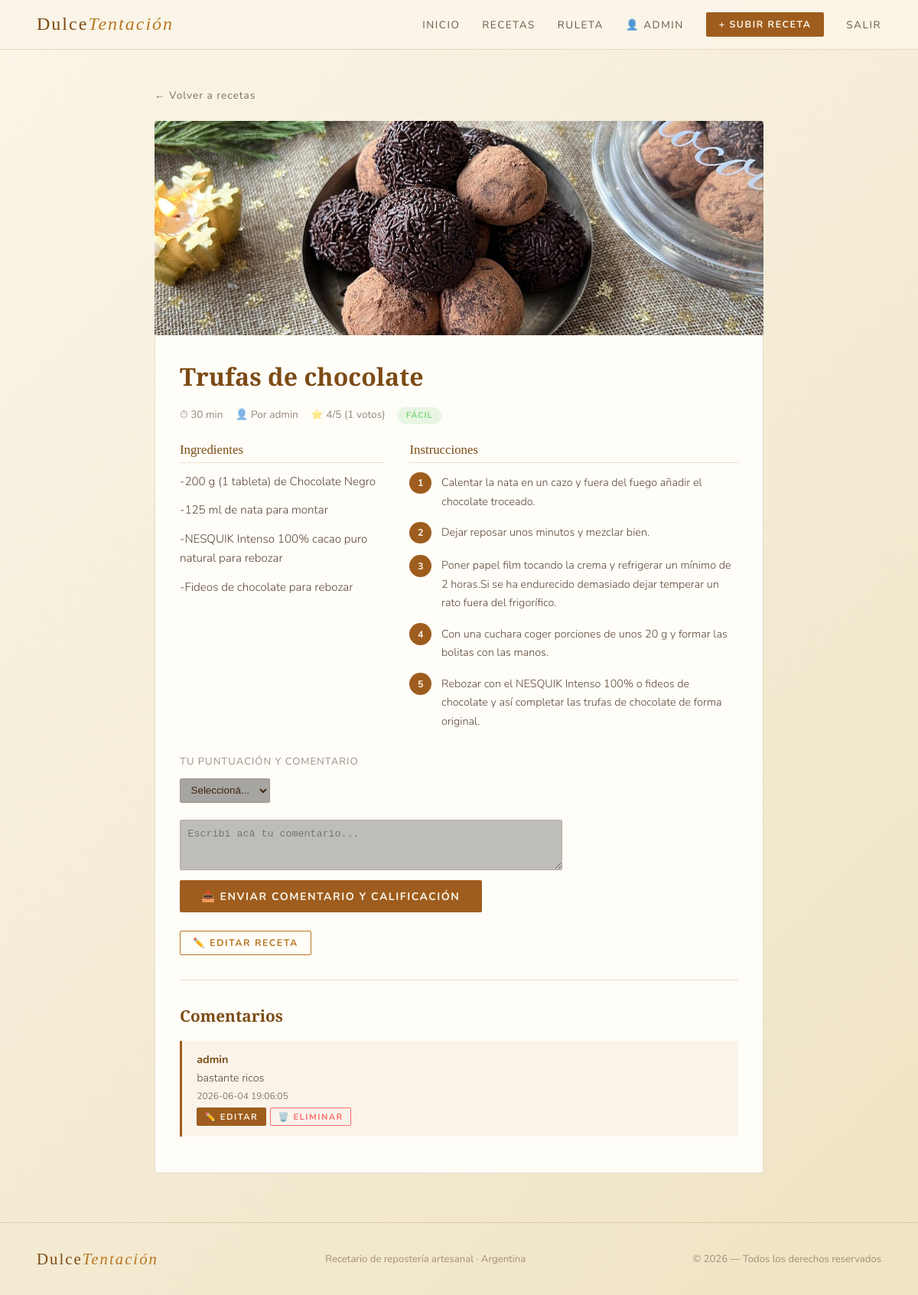
Page /proyecto_postres/receta_detalle.php?id=17 (signed in) on the committed database.
### tables this page shows
CREATE TABLE `recetas` (
  `id` int(11) NOT NULL,
  `titulo` varchar(100) NOT NULL,
  `descripcion` text DEFAULT NULL,
  `ingredientes` text NOT NULL,
  `instrucciones` text NOT NULL,
  `tiempo_preparacion` int(11) DEFAULT NULL,
  `dificultad` enum('Fácil','Media','Difícil') NOT NULL DEFAULT 'Fácil',
  `imagen_url` varchar(255) DEFAULT NULL,
  `categoria_id` int(11) DEFAULT NULL,
  `usuario_id` int(11) DEFAULT NULL,
  `fecha_creacion` timestamp NOT NULL DEFAULT current_timestamp(),
  `votos_total` int(11) DEFAULT 0,
  `votos_count` int(11) DEFAULT 0
);

CREATE TABLE `usuarios` (
  `id` int(11) NOT NULL,
  `nombre_usuario` varchar(50) NOT NULL,
  `email` varchar(100) NOT NULL,
  `contraseña` varchar(255) NOT NULL,
  `fecha_registro` timestamp NOT NULL DEFAULT current_timestamp(),
  `rol` enum('usuario','admin') DEFAULT 'usuario'
);

CREATE TABLE `comentarios` (
  `id` int(11) NOT NULL,
  `contenido` text NOT NULL,
  `fecha` timestamp NOT NULL DEFAULT current_timestamp(),
  `usuario_id` int(11) DEFAULT NULL,
  `receta_id` int(11) DEFAULT NULL
);

### proyecto_postres/funciones.php (called while the page is built, shortened)
<?php
require_once 'conexion.php';
function obtenerComentarios($receta_id) {
    global $conn;
    $sql = "SELECT c.*, u.nombre_usuario
            FROM comentarios c
            JOIN usuarios u ON c.usuario_id = u.id
            WHERE c.receta_id = " . intval($receta_id) . "
            ORDER BY c.fecha DESC";
    return $conn->query($sql);
}
?>

### proyecto_postres/receta_detalle.php (the view, shortened to what this page needs)
<?php
require_once 'conexion.php';
require 'funciones.php';
$id = intval($_GET['id']);
$sql = "SELECT r.*, u.nombre_usuario
        FROM recetas r
        JOIN usuarios u ON r.usuario_id = u.id
        WHERE r.id = $id";
$receta = $conn->query($sql)->fetch_assoc();
$comentarios = obtenerComentarios($id);
?>
<!DOCTYPE html>
<html lang="es">
<head>
  <link rel="stylesheet" href="style.css">
</head>
<body>
<?php include 'header.php'; ?>
<div class="detalle-container">
  <a href="recetas.php" class="volver">← Volver a recetas</a>
  <?php if($receta['imagen_url'] && file_exists($receta['imagen_url'])): ?>
    <img class="detalle-img" src="<?php echo htmlspecialchars($receta['imagen_url']); ?>" alt="<?php echo htmlspecialchars($receta['titulo']); ?>">
  <?php else: ?>
    <div class="detalle-sin-img">🍰</div>
  <?php endif; ?>
  <div class="detalle-body">
    <h1><?php echo htmlspecialchars($receta['titulo']); ?></h1>
    <div style="display:flex;gap:1rem;flex-wrap:wrap;margin-bottom:1.5rem;font-size:.85rem;color:rgba(245,237,214,.55);">
      <span>⏱ <?php echo intval($receta['tiempo_preparacion']); ?> min</span>
      <span>👤 Por <?php echo htmlspecialchars($receta['nombre_usuario']); ?></span>
      <?php
      if($receta['votos_count'] > 0) {
          $promedio = round($receta['votos_total'] / $receta['votos_count'], 1);
          echo '<span>⭐ ' . $promedio . '/5 (' . $receta['votos_count'] . ' votos)</span>';
      }
      ?>
      <span class="dif <?php $dif_map = ['Fácil' => 'simple', 'fácil' => 'simple', 'Media' => 'moderada', 'media' => 'moderada', 'Difícil' => 'complicada', 'difícil' => 'complicada']; echo $dif_map[$receta['dificultad']] ?? 'simple'; ?>"><?php echo htmlspecialchars($receta['dificultad']); ?></span>
    </div>
    <div class="detalle-cols">
      <div>
        <div class="detalle-col-title">Ingredientes</div>
        <div class="ingredientes-container" style="display: flex; flex-direction: column; gap: 0.8rem; line-height: 1.65; font-size: 0.95rem; font-weight: 300;">
          <?php
          $lineas = explode("\n", trim($receta['ingredientes']));
          foreach($lineas as $linea) {
              $linea = trim($linea);
              if($linea) {
                  echo '<div class="ingr-item" style="color: rgba(62,36,16,.85);">' . htmlspecialchars($linea) . '</div>';
              }
          }
          ?>
        </div>
      </div>
      <div>
        <div class="detalle-col-title">Instrucciones</div>
        <ol class="pasos-list">
          <?php
          $pasos = explode("\n", trim($receta['instrucciones']));
          $n = 1;
          foreach($pasos as $paso) {
              $paso = trim($paso);
              if($paso) {
                  echo '<li class="paso"><div class="paso-num">' . $n++ . '</div><div class="paso-txt">' . htmlspecialchars($paso) . '</div></li>';
              }
          }
          ?>
        </ol>
      </div>
    </div>
    <?php if(isset($_SESSION['usuario_id'])): ?>
      <div style="margin-bottom:1.5rem;">
        <p style="font-size:.82rem;color:rgba(245,237,214,.5);margin-bottom:.5rem;text-transform:uppercase;letter-spacing:1px;">Tu puntuación y comentario</p>
        <form method="POST" action="comentario_estrella.php" style="display:flex;flex-direction:column;gap:.8rem;max-width:500px;">
          <div style="display:flex;gap:.6rem;align-items:center;">
            <select name="puntuacion" class="vote-stars" style="width:auto;padding:.4rem .6rem;background:rgba(0,0,0,.35);border:1px solid var(--borde);color:var(--crema);border-radius:2px;" required>
              <option value="">Seleccioná...</option>
            </select>
          </div>
          <textarea name="contenido" rows="3" placeholder="Escribí acá tu comentario..." style="width:100%;padding:.6rem;background:rgba(0,0,0,.25);border:1px solid var(--borde);color:var(--crema);border-radius:2px;" required></textarea>
          <button type="submit" class="btn" style="align-self:flex-start;">📤 Enviar comentario y calificación</button>
        </form>
      </div>
    <?php else: ?>
      <p style="margin-bottom:1.5rem;font-size:.9rem;color:rgba(245,237,214,.5);">
        <a href="login.php" style="color:var(--caramelo);">Iniciá sesión</a> para calificar y comentar esta receta.
      </p>
    <?php endif; ?>
    <?php
    $es_dueño = ($_SESSION['usuario_id'] ?? 0) == $receta['usuario_id'];
    $es_admin = ($_SESSION['rol'] ?? '') == 'admin';
    if($es_dueño || $es_admin):
    ?>
      <button class="btn btn-outline" style="font-size:.78rem;padding:.4rem 1rem;" onclick="document.getElementById('form-editar').style.display='block'; this.style.display='none';">✏️ Editar receta</button>
    <?php endif; ?>
    <div class="comentarios-section">
      <h2>Comentarios</h2>
      <?php while($com = $comentarios->fetch_assoc()): ?>
        <?php
        $es_dueno_comentario = ($_SESSION['usuario_id'] ?? 0) == $com['usuario_id'];
        $es_admin_comentario = ($_SESSION['rol'] ?? '') == 'admin';
        ?>
        <div class="comentario" id="comentario-<?php echo $com['id']; ?>">
          <div id="ver-comentario-<?php echo $com['id']; ?>">
            <div class="c-autor"><?php echo htmlspecialchars($com['nombre_usuario']); ?></div>
            <p class="c-text"><?php echo nl2br(htmlspecialchars($com['contenido'])); ?></p>
            <small style="color:rgba(245,237,214,.45);font-size:.75rem;"><?php echo $com['fecha']; ?></small>
            <?php if($es_dueno_comentario || $es_admin_comentario): ?>
              <div style="margin-top: 5px; display:flex; gap:5px;">
                <button onclick="mostrarEdicion(<?php echo $com['id']; ?>)" class="btn" style="font-size:.7rem;padding:.2rem .6rem;">✏️ Editar</button>
                <a href="eliminar_editar_comentario.php?eliminar=<?php echo $com['id']; ?>&receta_id=<?php echo $id; ?>"
                   onclick="return confirm('¿Eliminar este comentario?')"
                   class="btn" style="font-size:.7rem;padding:.2rem .6rem;background:transparent;border:1px solid #ff6b6b;color:#ff6b6b;">🗑️ Eliminar</a>
              </div>
            <?php endif; ?>
          </div>
        </div>
      <?php endwhile; ?>
    </div>
  </div>
</div>
<footer>
  <a href="index.php" class="logo" style="font-size:1.3rem;">Dulce<span>Tentación</span></a>
  <p>Recetario de repostería artesanal · Argentina</p>
  <p>© 2026 — Todos los derechos reservados</p>
</footer>
</body>
</html>

### proyecto_postres/style.css (style rules this page uses)
:root { --choco: #FAF5E8; --fondo-grad: linear-gradient(135deg, #FAF5E8 0%, #EFE3C3 100%); --crema: #3E2410; --caramelo: #B97621; --dorado: #7C4B15; --choco2: #EFE3C3; --canela: #9E5D1E; --borde: rgba(158,93,30,.2); --blanco-op: #FFFDF8; }
* { margin: 0; padding: 0; box-sizing: border-box; }
html { scroll-behavior: smooth; }
body { background: var(--choco); background-image: var(--fondo-grad); background-attachment: fixed; color: var(--crema); font-family: 'Nunito', sans-serif; overflow-x: hidden; }
.btn { display: inline-block; padding: .65rem 1.7rem; background: var(--canela); color: var(--choco); font-family: 'Nunito', sans-serif; font-size: .88rem; font-weight: 700; letter-spacing: 1.5px; text-transform: uppercase; text-decoration: none; border: 1.5px solid transparent; cursor: pointer; border-radius: 2px; transition: background .22s, transform .18s; }
.btn-outline { background: transparent; border-color: var(--caramelo); color: var(--caramelo); }
.logo { font-family: 'Playfair Display', serif; font-size: 1.5rem; color: var(--dorado); letter-spacing: 2px; text-decoration: none; }
.logo span { font-style: italic; color: var(--caramelo); }
.dif { font-size: .68rem; padding: .22rem .7rem; border-radius: 20px; letter-spacing: 1px; text-transform: uppercase; font-weight: 700; }
.dif.simple, .dif.facil, .dif.fácil { background: rgba(100,200,100,.15); color: #7dd87d; }
.detalle-container { max-width: 860px; margin: 3rem auto; padding: 0 2rem; }
.detalle-img { width: 100%; height: 280px; object-fit: cover; display: block; border-radius: 4px 4px 0 0; }
.detalle-body { background: var(--blanco-op); border: 1px solid var(--borde); border-top: none; padding: 2rem; border-radius: 0 0 4px 4px; }
.detalle-body h1 { font-family: 'Playfair Display', serif; font-size: 2rem; color: var(--dorado); margin-bottom: 1.2rem; }
.detalle-cols { display: grid; grid-template-columns: 1fr 1.6fr; gap: 2rem; margin-bottom: 2rem; }
.detalle-col-title { font-family: 'Playfair Display', serif; font-size: 1.05rem; color: var(--dorado); margin-bottom: .7rem; padding-bottom: .4rem; border-bottom: 1px solid var(--borde); }
.pasos-list { list-style: none; display: flex; flex-direction: column; gap: .9rem; }
.paso { display: flex; gap: .8rem; align-items: flex-start; }
.paso-num { min-width: 1.8rem; height: 1.8rem; background: var(--canela); color: var(--choco); font-weight: 700; font-size: .78rem; display: flex; align-items: center; justify-content: center; flex-shrink: 0; border-radius: 50%; }
.paso-txt { font-size: .9rem; font-weight: 300; line-height: 1.7; color: rgba(62, 36, 16, 0.85); padding-top: .1rem; }
.comentarios-section { border-top: 1px solid var(--borde); padding-top: 2rem; margin-top: 2rem; }
.comentarios-section h2 { font-family: 'Playfair Display', serif; color: var(--dorado); font-size: 1.3rem; margin-bottom: 1.2rem; }
.comentario { background: rgba(158,93,30,.06); border-left: 3px solid var(--canela); padding: .9rem 1.2rem; margin-bottom: .9rem; border-radius: 0 2px 2px 0; }
.c-autor { font-weight: 700; font-size: .9rem; color: var(--dorado); margin-bottom: .2rem; }
.c-text { font-size: .9rem; font-weight: 300; line-height: 1.6; color: rgba(62,36,16,.85); }
.vote-stars { display: flex; gap: .3rem; margin: .3rem 0 .6rem; }
footer { padding: 2.2rem 3rem; border-top: 1px solid var(--borde); display: flex; justify-content: space-between; align-items: center; flex-wrap: wrap; gap: 1rem; margin-top: 4rem; }
footer p { font-size: .82rem; color: rgba(62, 36, 16, 0.45); }
.volver { display: inline-block; color: rgba(62, 36, 16, 0.65); text-decoration: none; font-size: .85rem; letter-spacing: 1px; margin-bottom: 1.5rem; transition: color .2s; }
[style*="color:rgba(245,237,214"] { color: rgba(62,36,16, 0.6) !important; }
[style*="color:rgba(245,237,214,.55)"] { color: rgba(62,36,16, 0.55) !important; }
[style*="color:rgba(245,237,214,.5)"] { color: rgba(62,36,16, 0.5) !important; }

### rows in the picture
recetas: imagen_url (picture), titulo "Trufas de chocolate", tiempo_preparacion "30", usuario.nombre_usuario "admin", votos_total "4", votos_count "1", dificultad "FÁCIL", ingredientes "-200 g (1 tableta) de Chocolate Negro", ingredientes "-125 ml de nata para montar", ingredientes "-NESQUIK Intenso 100% cacao puro natural para rebozar", ingredientes "-Fideos de chocolate para rebozar", instrucciones "Calentar la nata en un cazo y fuera del fuego añadir el chocolate troceado.", instrucciones "Dejar reposar unos minutos y mezclar bien.", instrucciones "Poner papel film tocando la crema y refrigerar un mínimo de 2 horas.Si se ha endurecido demasiado dejar temperar un rato fuera del frigorífico.", instrucciones "Con una cuchara coger porciones de unos 20 g y formar las bolitas con las manos.", instrucciones "Rebozar con el NESQUIK Intenso 100% o fideos de chocolate y así completar las trufas de chocolate de forma original."
comentarios: usuario.nombre_usuario "admin", contenido "bastante ricos", fecha "2026-06-04 19:06:05"

### other values in the picture
$_SESSION['nombre_usuario'] "ADMIN"
